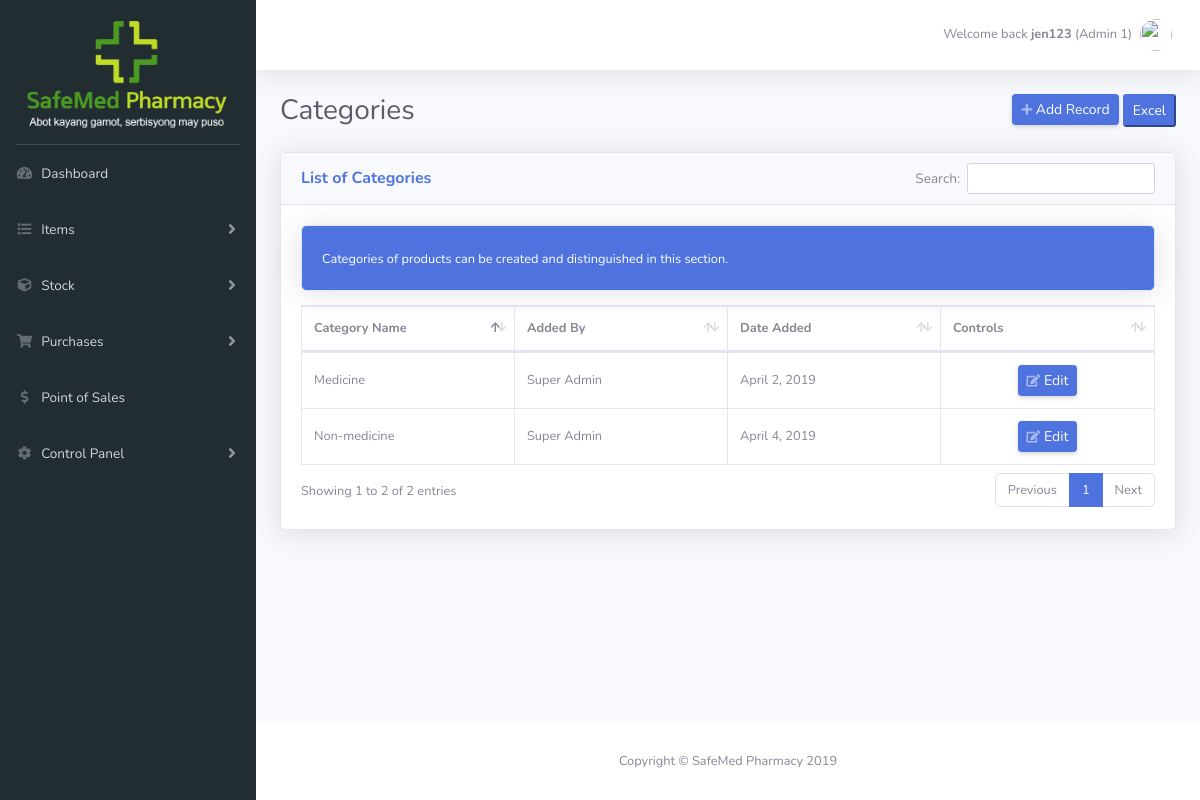
The page /categories.php (signed in) on the database its author committed.
### tables this page shows
CREATE TABLE IF NOT EXISTS `dim_category` (
  `category_id` int(30) NOT NULL AUTO_INCREMENT,
  `category_name` varchar(100) NOT NULL,
  `added_by` varchar(100) NOT NULL,
  `date_added` varchar(100) NOT NULL,
  PRIMARY KEY (`category_id`)
);

### categories.php (the view, shortened to what this page needs)
<!DOCTYPE html>
<html lang="en">
<?php
    $connect = mysqli_connect('localhost', 'root', '', 'safemedpharmacy');
?>
<head>
  <?php include('assets.php'); ?>
  <link href="vendor/datatables/dataTables.bootstrap4.min.css" rel="stylesheet">
  <link href="css/style-2.css" rel="stylesheet">
  <?php include('head-actions.php'); ?>
</head>
<body id="page-top">
  <div id="wrapper">
    <?php include('sidebar.php'); ?>
    <div id="content-wrapper" class="d-flex flex-column">
      <div id="content">
        <?php include('top-bar.php'); ?>
        <div class="container-fluid">
          <div class="d-sm-flex align-items-center justify-content-between mb-4">
            <h1 class="h3 mb-0 text-gray-800">Categories</h1>
            <div class="action-buttons"><a href="add-category.php" class="d-none d-sm-inline-block btn btn-sm btn-primary shadow-sm"><i class="fas fa-plus fa-sm text-white-50"></i>  Add Record</a> </div>
          </div>
          <div class="card shadow mb-4">
            <div class="card-header py-3">
              <h6 class="m-0 font-weight-bold text-primary">List of Categories</h6>
            </div>
            <div class="card-body">
                <div class="mb-2">
                  <div class="card bg-primary text-white shadow">
                    <div class="card-body">
                      <span style="font-size: 0.80rem;">Categories of products can be created and distinguished in this section.</span>
                    </div>
                  </div>
                </div>
              <div class="table-responsive">
                <table class="table table-bordered" id="dataTable" width="100%" cellspacing="0">
                  <thead>
                    <tr>
                      <th width="25%">Category Name</th>
                      <th width="25%">Added By</th>
                      <th width="25%">Date Added</th>
                      <th width="25%">Controls</th>
                    </tr>
                  </thead>
                  <tbody>
                    <tr>
                      <?php
                      $query = "SELECT * FROM dim_category";
                      $result_set =  mysqli_query($connect, $query);
                      while($row = mysqli_fetch_array($result_set)) {
                      ?>
                      <td><?php echo $row['category_name']; ?></td>
                      <td><?php echo $row['added_by']; ?></td>
                      <td><?php echo $row['date_added']; ?></td>
                      <td><center>
                        <form class="form control_button" action="edit-category.php?id=<?php echo $row['category_id']; ?>" method="post">
                          <button type="submit" id="submit" name="edit" class="d-none d-sm-inline-block btn btn-sm btn-primary shadow-sm"><i class="fas fa-edit fa-sm text-white-50"></i> Edit</button>
                        </form></center>
                      </td>
                    </tr><?php } ?>
                  </tbody>
                </table>
              </div>
            </div>
          </div>
      </div>
    </div>
      <footer class="sticky-footer bg-white">
        <div class="container my-auto">
          <div class="copyright text-center my-auto">
            <span>Copyright &copy; SafeMed Pharmacy 2019</span>
          </div>
        </div>
      </footer>
  </div>
</body>
</html>

### css/style-2.css (style rules this page uses)
#dataTable tr td { vertical-align: middle; }
#dataTable_wrapper, .table-responsive { font-size: .80rem; }
.control_button { display: inline-block; }

### rows shown on the page
dim_category: category_name "Medicine", added_by "Super Admin", date_added "April 2, 2019"
dim_category: category_name "Non-medicine", added_by "Super Admin", date_added "April 4, 2019"

### other values the page prints
$username "jen123"
$name "Admin 1"
